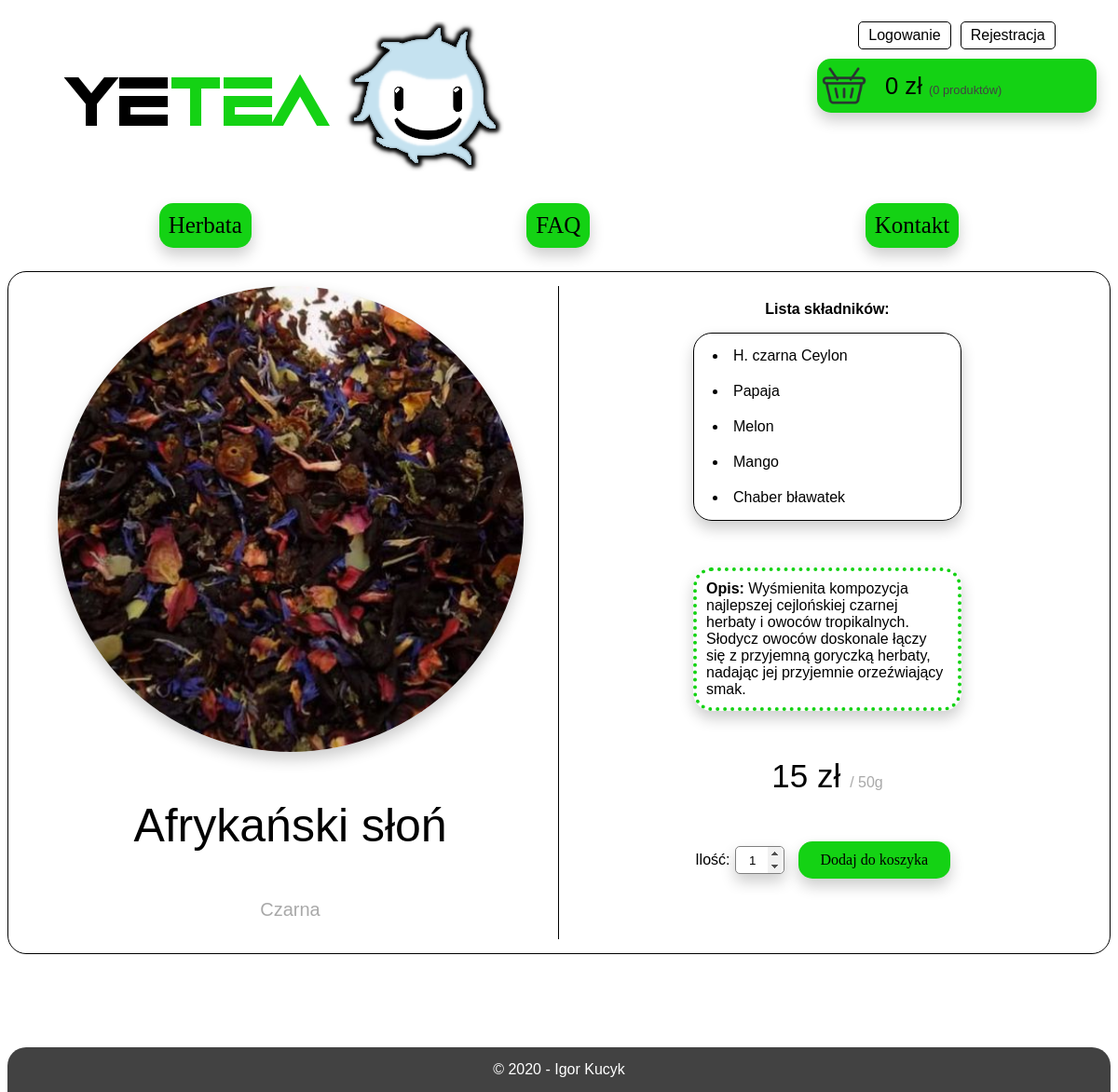
Screenshot of /product.php?id=1 with the database file from the repository.
### tables this page shows
CREATE TABLE `product` (
  `id` int(6) UNSIGNED NOT NULL,
  `img_path` varchar(255) NOT NULL,
  `name` varchar(30) NOT NULL,
  `description` varchar(2000) NOT NULL,
  `category_id` int(6) UNSIGNED NOT NULL,
  `price` int(10) UNSIGNED NOT NULL,
  `amount` int(4) UNSIGNED NOT NULL
);

CREATE TABLE `category` (
  `id` int(6) UNSIGNED NOT NULL,
  `name` varchar(30) NOT NULL
);

### php_scripts/product/load_product.php (the view, shortened to what this page needs)
<?php
function loadProduct()
{
    global $conn;
    global $id;
    $sql = "SELECT p.id as product_id,
                   p.img_path as img_path,
                   p.name as product_name,
                   p.description as product_desc,
                   p.category_id as product_category,
                   p.price as product_price,
                   p.amount as product_amount,
                   c.name as category_name
            FROM product p
            JOIN category c ON c.id = p.category_id
            WHERE p.id = $id";
    $result = $conn->query($sql);
    $gram = 50;
    if ($result->num_rows > 0)
    {
        $row = $result->fetch_assoc();
        $product_id = $row["product_id"];
        $product_img_path = $row["img_path"];
        $product_name = $row["product_name"];
        $product_desc = $row["product_desc"];
        $product_category = $row["category_name"];
        $product_price = $row["product_price"];
        echo "<div class=p-left>\n";
        echo "\t\t<img class='p-tea-img' src='{$product_img_path}'>\n";
        echo "\t\t<p class='p-tea-name'>{$product_name}</p>\n";
        echo "\t\t<p class='p-tea-category'>{$product_category}</p>\n";
        echo "\t</div>\n";
        echo "\t<div class=p-right>\n";
        echo "\t\t<p class='ingredients-list'>Lista składników:</p>\n";
        echo "\t\t<ul class='ingredients-panel' id='ing-panel'>\n";
        echo "\t\t</ul>\n";
        echo "\t\t<div class='description'><b>Opis: </b>{$product_desc}</div>\n";
        echo "\t\t<div class='price-amount-container'><span class='p-tea-price'>{$product_price} zł</span><span class='p-tea-gram'>/ {$gram}g</span></div>\n";
        echo "\t\t<form class='cart-and-amount' action='php_scripts/cart/update_cart.php' method='POST'>\n";
        echo "\t\t\t<span>Ilość:</span><input type='number' class='amount' min='1' name='amount' value='1' onKeyDown='return false;'>\n";
        echo "\t\t\t<button type='submit' class='add-to-cart' name='id' value='{$product_id}'>Dodaj do koszyka</button>\n";
        echo "\t\t</form>\n";
        echo "\t</div>\n";
    }
    else echo "Brak produktu o podanym ID!";
}
?>

### style/index-style.css (style rules this page uses)
* { box-sizing: border-box; font-family: Arial; }
.btn, .submit-btn, .add-to-cart { border-radius: 15px; background-color: #14d214; font-family: Verdana; font-size: 25px; text-aling: center; padding: 10px; margin: 0 10px 0; width: 100%; box-shadow: 0px 8px 16px 0px rgba(0, 0, 0, 0.2); cursor: pointer; user-select: none; transition: 0.5s; text-decoration: none; color: black; }
input[type=number] { width: 20%; height: 30px; }
.add-to-cart { width: 40%; font-size: 16px; border: none; transition: 0.3s; cursor: pointer; }

### style/product-style.css (style rules this page uses)
.p-right { overflow: auto; }
.p-tea-img { display: block; margin-left: auto; margin-right: auto; width: 100%; max-width: 500px; max-height: 500px; border-radius: 50%; box-shadow: 0 8px 16px 0 rgba(0, 0, 0, 0.2); top: 10px; }
.p-tea-name { font-size: 50px; text-align: center; }
.description { width: 100%; box-shadow: 0 8px 16px 0 rgba(0, 0, 0, 0.2); border: 4px dotted #14d214; border-radius: 20px; padding: 10px; }
.p-tea-category { font-size: 20px; text-align: center; color: darkgrey; }
.ingredients-list { font-weight: bold; text-align: center; }
.ingredients-panel { border: 1px solid black; border-radius: 20px; padding: 5px 10px 5px; width: 100%; list-style-position: inside; list-style-type: disc; box-shadow: 0 8px 16px 0 rgba(0, 0, 0, 0.2); }
.price-amount-container { text-align: center; margin-top: 50px; margin-bottom: 50px; }
.p-tea-price { text-align: center; font-size: 35px; }
.p-tea-gram { margin-left: 10px; font-size: 16px; color: darkgrey; }
.cart-and-amount { display: flex; margin-left: auto; margin-right: auto; justify-content: center; align-content: baseline; width: 100%; }
.cart-and-amount span { margin-top: auto; margin-bottom: auto; }
.amount { text-align: center; display: block; margin: 5px; border: 1px solid grey; border-radius: 5px; box-shadow: 0 8px 16px 0 rgba(0, 0, 0, 0.2); }
input[type=number] { width: 4em; }
.add-to-cart { width: 163px; }
@media only screen and (min-width: 975px) { .ingredients-panel, .description { width: 50%; margin: 0 auto 0; } }
@media only screen and (min-width: 975px) { .description { margin-top: 50px; } }
@media only screen and (min-width: 975px) { .p-left { border-width: 0 1px 0 0; border-style: solid; border-color: black; } }
@media only screen and (min-width: 975px) { .cart-and-amount { width: 50%; } }

### rows the page displays
product: img_path (picture), name "Afrykański słoń", category.name "Czarna", description "Wyśmienita kompozycja najlepszej cejlońskiej czarnej herbaty i owoców tropikalnych. Słodycz owoców doskonale łączy się z przyjemną goryczką herbaty, nadając jej przyjemnie orzeźwiający smak.", price "15"

### other values shown
$_SESSION['total_price'] "0"
$_SESSION['items_amount'] "0"
$gram "50"
